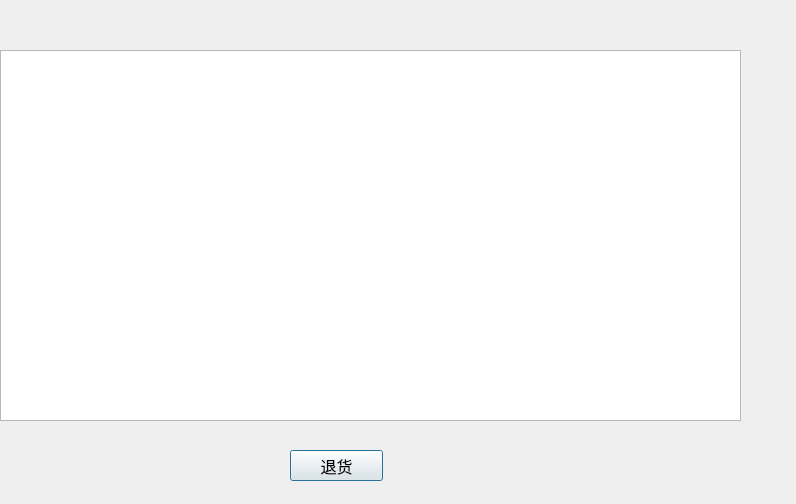
<?xml version="1.0" encoding="UTF-8"?>
<ui version="4.0">
 <class>HistoryOrder</class>
 <widget class="QDialog" name="HistoryOrder">
  <property name="geometry">
   <rect>
    <x>0</x>
    <y>0</y>
    <width>796</width>
    <height>504</height>
   </rect>
  </property>
  <property name="windowTitle">
   <string>历史订单</string>
  </property>
  <property name="windowIcon">
   <iconset resource="pic.qrc">
    <normaloff>:/book.ico</normaloff>:/book.ico</iconset>
  </property>
  <widget class="QTableView" name="tableView">
   <property name="geometry">
    <rect>
     <x>0</x>
     <y>50</y>
     <width>741</width>
     <height>371</height>
    </rect>
   </property>
   <property name="editTriggers">
    <set>QAbstractItemView::NoEditTriggers</set>
   </property>
  </widget>
  <widget class="QPushButton" name="pushButton">
   <property name="geometry">
    <rect>
     <x>290</x>
     <y>450</y>
     <width>93</width>
     <height>31</height>
    </rect>
   </property>
   <property name="font">
    <font>
     <family>Adobe Devanagari</family>
     <pointsize>12</pointsize>
    </font>
   </property>
   <property name="text">
    <string>退货</string>
   </property>
  </widget>
 </widget>
 <resources>
  <include location="pic.qrc"/>
 </resources>
 <connections/>
</ui>
